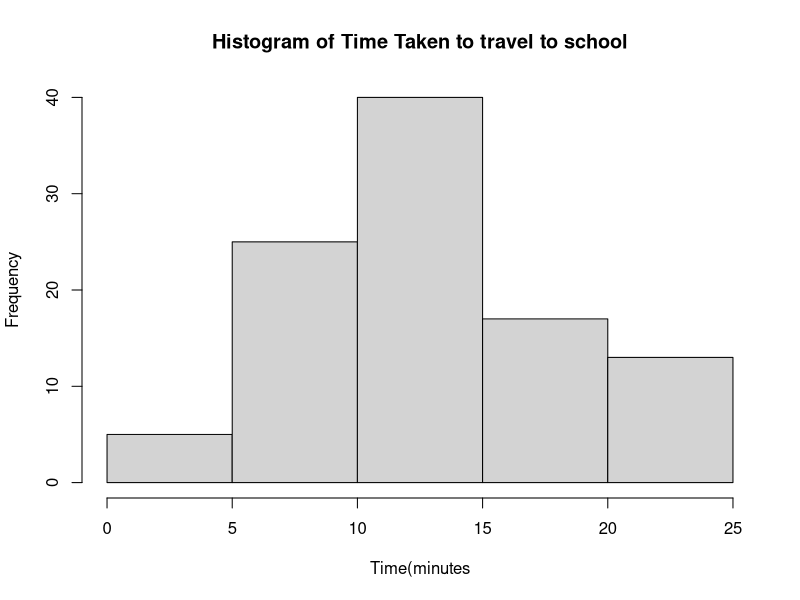
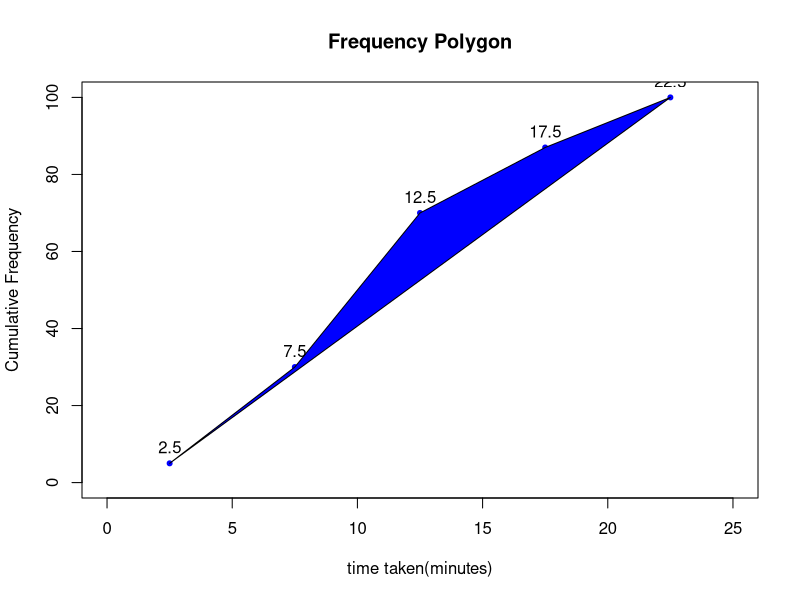

These charts were generated, in order, by the following R code:
vi=c(0,5,10,15,20)
vi2=c(5,10,15,20,25)
y_data=(vi+vi2)/2
freq=c(5,25,40,17,13)
Cumulative_Freq<-cumsum(freq)
hist_data<-rep(y_data,freq)
hist_breaks<-c(0,5,10,15,20,25)
hist_freq<-hist(hist_data,breaks=hist_breaks,plot=FALSE)
hist(hist_data,breaks=hist_breaks,main="Histogram of Time Taken to travel to school",xlab="Time(minutes",ylab="Frequency")
plot(0,0,type="n",xlim=c(0,25),ylim=c(0,max(Cumulative_Freq)),xlab="time taken(minutes)",ylab="Cumulative Frequency",main="Frequency Polygon")
points(y_data,Cumulative_Freq,pch=20,col="blue")
polygon(y_data,Cumulative_Freq,col="blue")
text(y_data,Cumulative_Freq,labels=y_data,pos=3)
